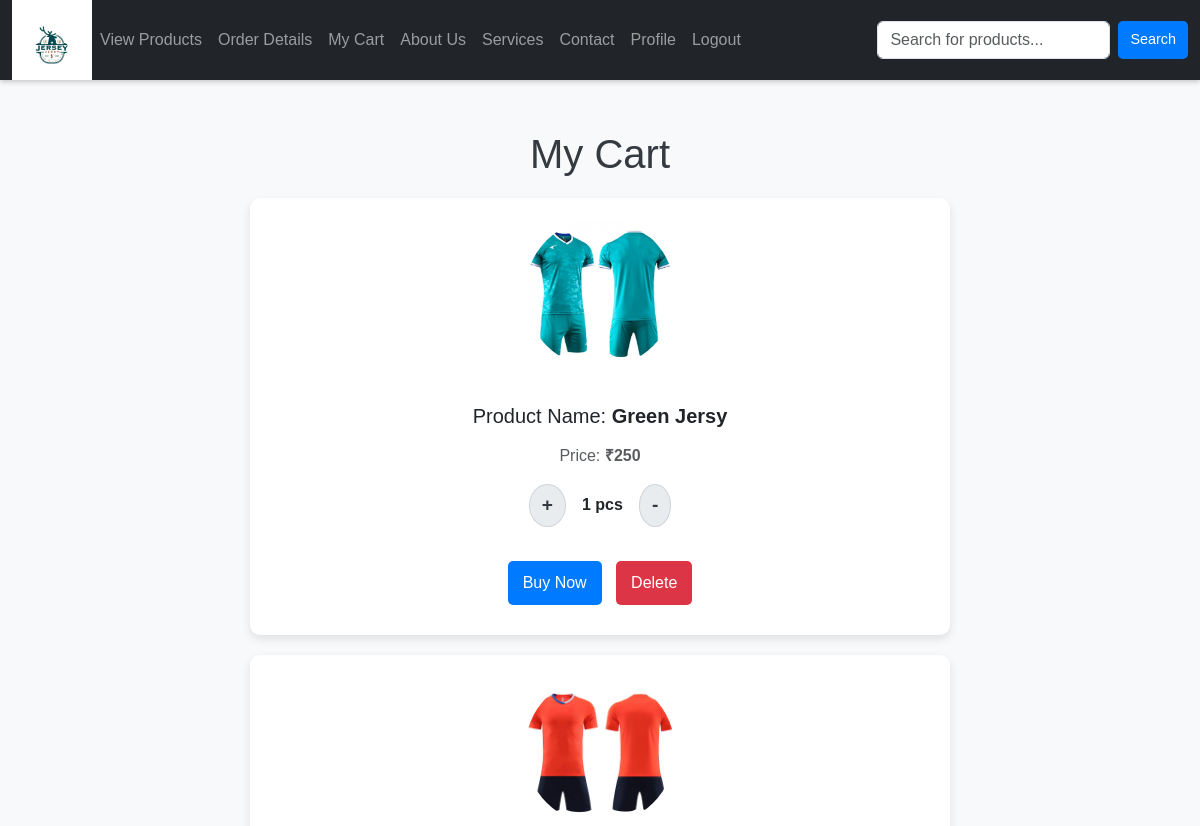
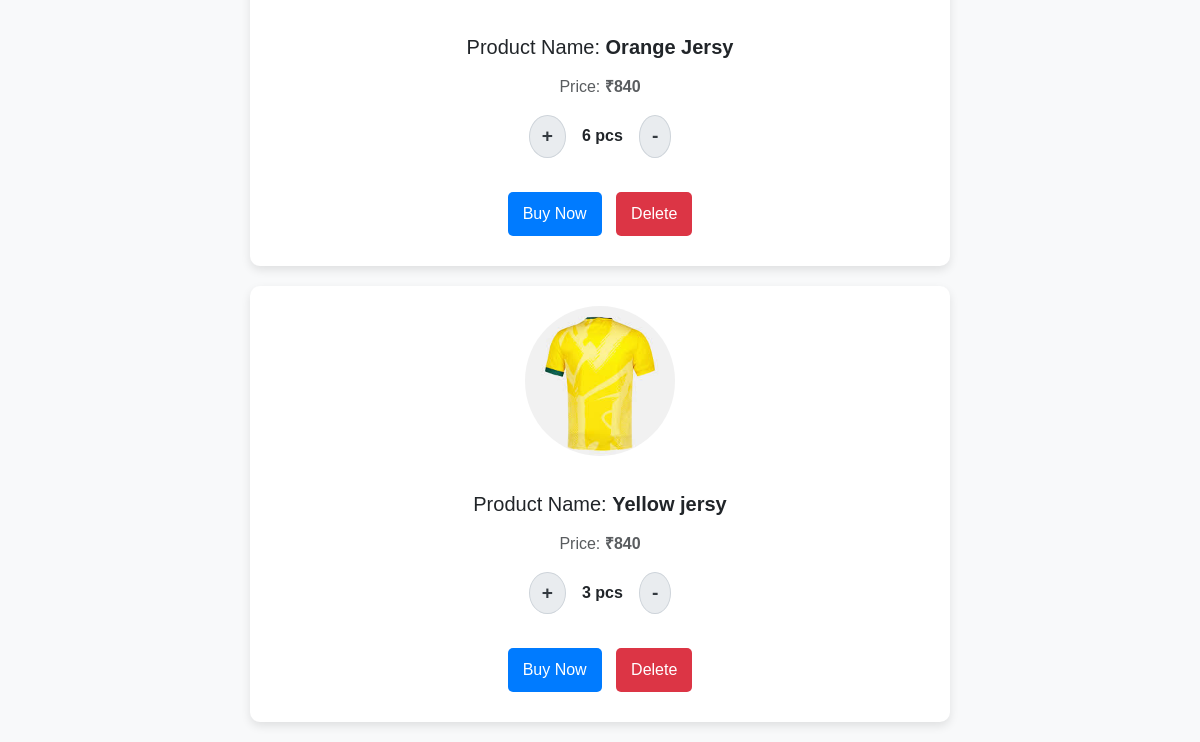
Before: /user_view_cart/ (signed in) with the older database file (2 pictures, top to bottom).
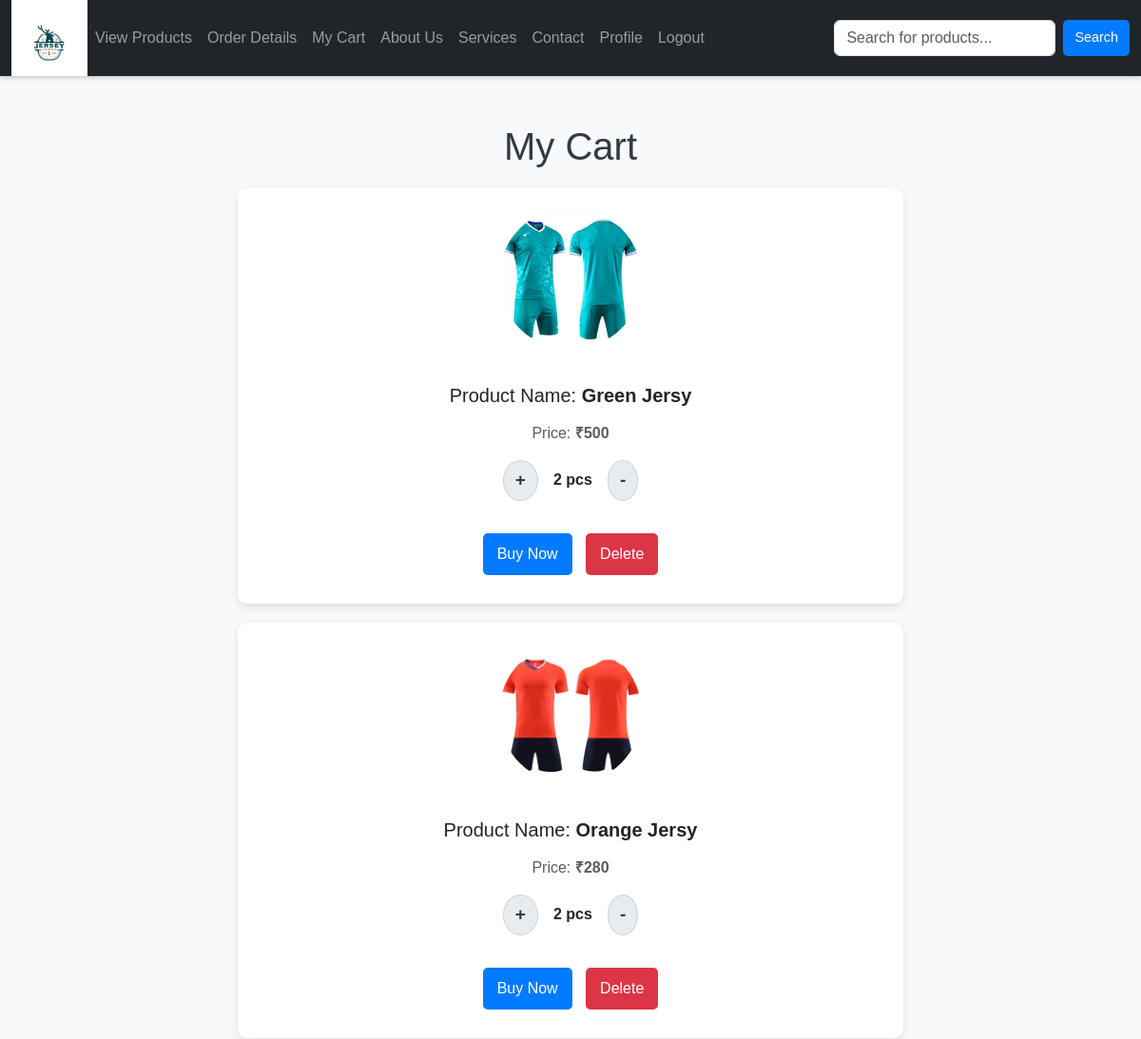
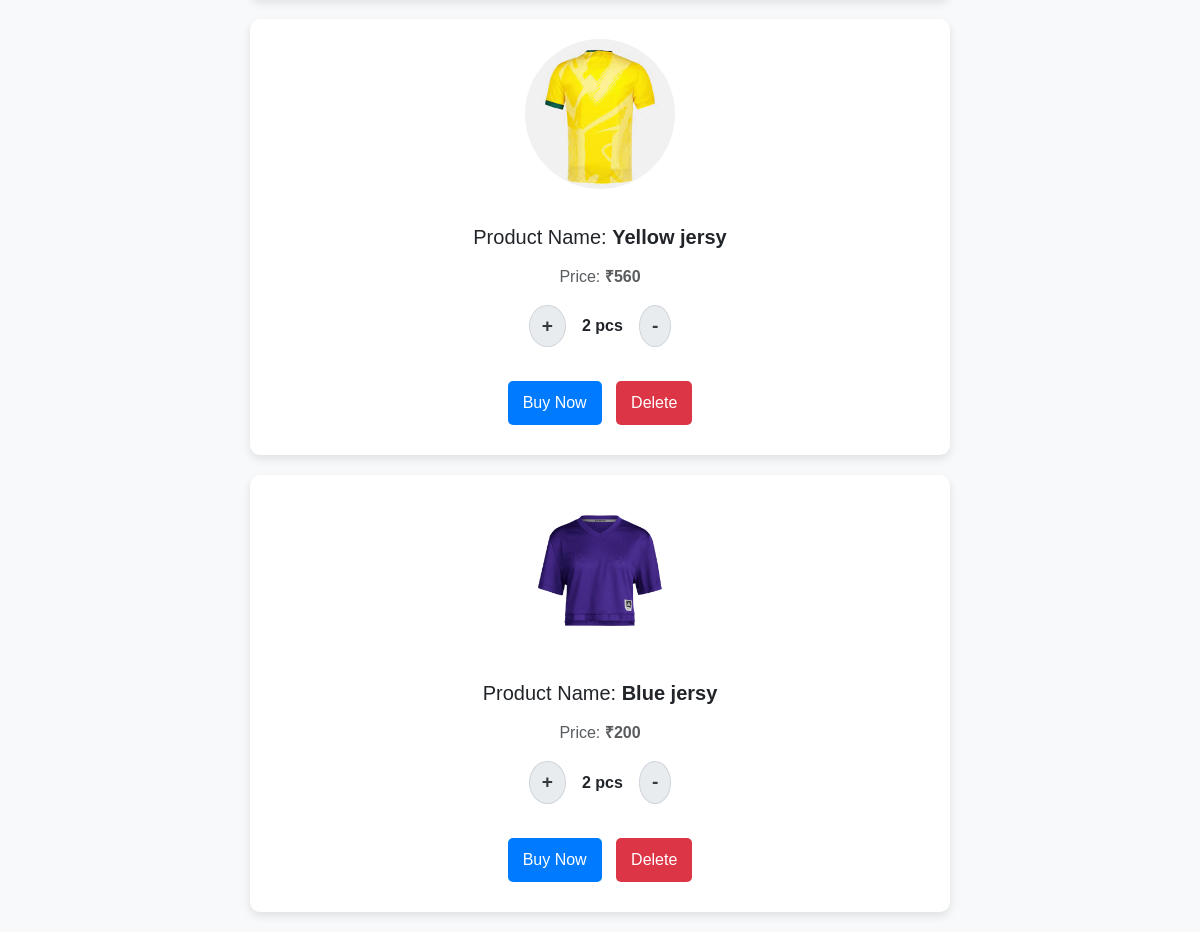
After: the same page with the newer database file (2 pictures, top to bottom).
### app/models.py (models this page shows, shortened)
class cart(models.Model):
    user = models.ForeignKey(Register,on_delete=models.CASCADE)
    product = models.ForeignKey(Product,on_delete=models.CASCADE)
    quantity = models.IntegerField()
    def total_price(self):
        return self.quantity * self.product.price

class Product(models.Model):
    shop = models.ForeignKey(Shopreg,on_delete=models.CASCADE)
    name = models.TextField()
    discription = models.TextField()
    price = models.IntegerField()
    category = models.ForeignKey(Category, on_delete=models.CASCADE)
    quantity = models.TextField()
    offerprice = models.IntegerField()
    image = models.FileField()

### app/views.py (the view)
# urls.py: path('user_view_cart/',views.user_view_cart),
def user_view_cart(req):
    if 'user' in req.session:
        data=cart.objects.filter(user=get_usr(req))
        return render(req,'user/addtocart.html',{'data':data})

### app/views.py (called while the page is built)
def get_usr(req):
    data=Register.objects.get(Email=req.session['user'])
    return data

### template/user/addtocart.html (shortened to what this page needs)
<!DOCTYPE html>
<html lang="en">
<head>
    <link href="https://cdn.jsdelivr.net/npm/bootstrap@5.3.3/dist/css/bootstrap.min.css" rel="stylesheet">
</head>
<body>
    <nav id="nav" class="navbar navbar-expand-lg navbar-dark bg-dark sticky-top">
        <div class="container-fluid">
            <a href="../userhome" class="logo">
                <img id="logo" src="../static/attachment_117648875.jpg" alt="logo" width="80px">
            </a>
            <div class="collapse navbar-collapse" id="mynavbar">
                <ul class="navbar-nav me-auto">
                    <li class="nav-item"><a class="nav-link" href="../userviewproduct">View Products</a></li>
                    <li class="nav-item"><a class="nav-link" href="../orderdetails">Order Details</a></li>
                    <li class="nav-item"><a class="nav-link" href="../user_view_cart">My Cart</a></li>
                    <li class="nav-item"><a class="nav-link" href="../aboutus">About Us</a></li>
                    <li class="nav-item"><a class="nav-link" href="../service">Services</a></li>
                    <li class="nav-item"><a class="nav-link" href="../contact">Contact</a></li>
                    <li class="nav-item"><a class="nav-link" href="../profile">Profile</a></li>
                    <li class="nav-item"><a class="nav-link" href="../logout">Logout</a></li>
                </ul>
                <form class="d-flex" method="get" action="{% url 'product_search' %}">
                    <input class="form-control me-2" type="text" name="query" placeholder="Search for products...">
                    <button class="btn btn-primary" type="submit">Search</button>
                </form>
            </div>
        </div>
    </nav>
    <h1>My Cart</h1>
    {% for i in data %}
    <div class="card">
        <div class="card-body text-center">
            <img src="{{i.product.image.url}}" alt="Product Image" class="rounded-circle">
            <h5 class="my-3">Product Name: <strong>{{i.product.name}}</strong></h5>
            <p class="text-muted">Price: <strong>₹{{i.total_price}}</strong></p>
            <div class="d-flex justify-content-center align-items-center mb-4">
                <a href="../qty_incri/{{i.pk}}" class="quantity-btn">+</a>
                <p class="mx-3 my-0"><strong>{{i.quantity}} pcs</strong></p>
                <a href="../qty_decri/{{i.pk}}" class="quantity-btn">-</a>
            </div>
            <div>
                <a class="pro" href="../payment/{{i.product.pk}}">Buy Now</a>
                <a class="pro btn-danger" href="../deleteitem/{{i.pk}}" style="background-color: #dc3545;">Delete</a>
            </div>
        </div>
    </div>
    {% endfor %}
</body>
</html>

### template/user/addtocart.html (style rules this page uses)
body { font-family: 'Arial', sans-serif; background-color: #f8f9fa; margin: 0; padding: 0; }
h1 { text-align: center; font-size: 2.5rem; margin-top: 20px; color: #343a40; }
#nav { box-shadow: 0 2px 5px rgba(0, 0, 0, 0.2); height: 80px; margin: -20px -20px-20px 0; }
#nav { box-shadow: 0 2px 5px rgba(0, 0, 0, 0.2); height: 80px; margin-bottom: 50px; }
.card { background: #ffffff; border: none; border-radius: 10px; box-shadow: 0 4px 10px rgba(0, 0, 0, 0.1); margin: 20px auto; max-width: 700px; overflow: hidden; }
.card-body { padding: 20px; }
.card img { width: 150px; height: 150px; object-fit: cover; border-radius: 50%; margin-bottom: 20px; }
.btn { padding: 8px 12px; border: none; border-radius: 5px; font-size: 0.9rem; }
.btn-primary { background-color: #007bff; color: white; transition: all 0.3s ease; }
.quantity-btn { display: inline-block; font-size: 1.2rem; font-weight: bold; padding: 6px 12px; border-radius: 50%; background-color: #e9ecef; color: #343a40; border: 1px solid #ced4da; transition: all 0.3s ease; text-decoration: none; text-align: center; }
.pro { display: inline-block; padding: 10px 15px; color: white; background-color: #007bff; border-radius: 5px; text-decoration: none; transition: all 0.3s; margin: 10px 5px; }

Changed rows visible on the page:
changed cart "Green Jersy": total_price "250" → "500"; quantity "1" → "2"
changed cart "Orange Jersy": total_price "840" → "280"; quantity "6" → "2"
changed cart "Yellow jersy": total_price "840" → "560"; quantity "3" → "2"
added cart: product.image (picture), product.name "Blue jersy", total_price "200", quantity "2"
